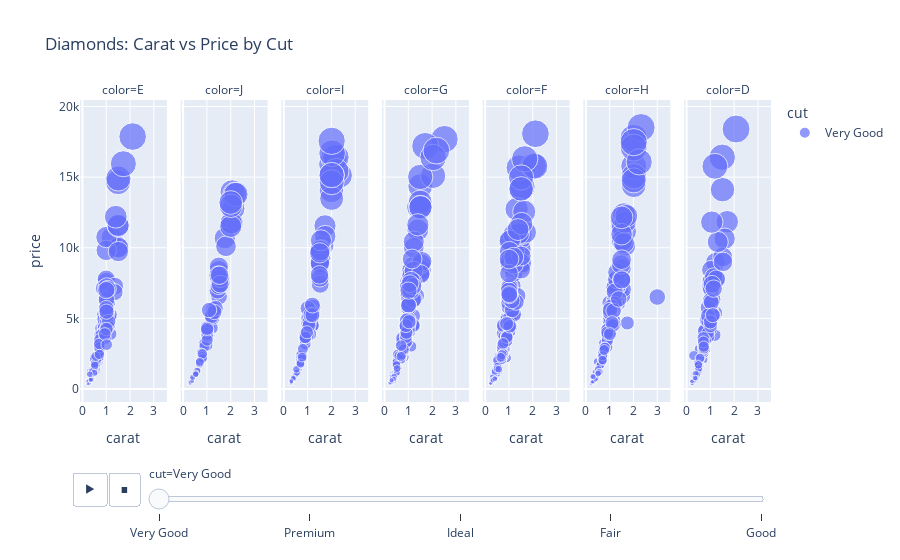

Source (notebook cell):
### Code cell
fig = px.scatter(
    df,
    x='carat',
    y='price',
    color='cut',              # Color points by cut
    size='price',             # Scale points by price
    facet_col='color',        # Split by color horizontally
    #facet_row='clarity',      # Split by clarity vertically
    animation_frame='cut',    # Animate by cut
    title='Diamonds: Carat vs Price by Cut'
)


# Save as interactive HTML (optional)
fig.write_html("./05_plotly/diamonds-2_scatter.html")

fig.show()

### Figure 1 — Plotly figure (JSON) as saved in the notebook; plotly's stock layout.template omitted (floating-point values rounded to 4 significant figures; data arrays with more than 128 entries replaced by an {"elided": "..."} marker saying what was removed)
{"data": [{"hovertemplate": "cut=Very Good<br>color=E<br>carat=%{x}<br>price=%{marker.size}<extra></extra>", "legendgroup": "Very Good", "marker": {"color": "#636efa", "size": {"elided": "217 int values"}, "sizemode": "area", "sizeref": 46.99, "symbol": "circle"}, "mode": "markers", "name": "Very Good", "orientation": "v", "showlegend": true, "type": "scatter", "x": {"elided": "217 float values"}, "xaxis": "x", "y": {"elided": "217 int values"}, "yaxis": "y"}, {"hovertemplate": "cut=Very Good<br>color=J<br>carat=%{x}<br>price=%{marker.size}<extra></extra>", "legendgroup": "Very Good", "marker": {"color": "#636efa", "size": [13948, 506, 1866, 11764, 4372, 7550, 1262, 12771, 10681, 891, 3088, 7637, 963, 11757, 4346, 4329, 596, 3225, 3024, 2031, 394, 3783, 1932, 3796, 10107, 6546, 2532, 13782, 6980, 1836, 3745, 7467, 2313, 1861, 7840, 990, 790, 5045, 8427, 5226, 7308, 3905, 5669, 1788, 11510, 13782, 1979, 2086, 506, 4153, 3462, 797, 1287, 8662, 5140, 7832, 5723, 4262, 8055, 718, 2175, 566, 7424, 5450, 8058, 1019, 12968, 2482, 828, 5588, 1907, 1106, 13203, 1044], "sizemode": "area", "sizeref": 46.99, "symbol": "circle"}, "mode": "markers", "name": "Very Good", "orientation": "v", "showlegend": false, "type": "scatter", "x": [2.06, 0.3, 0.72, 2.06, 1.09, 1.6, 0.6, 2.11, 1.75, 0.44, 1.01, 1.51, 0.5, 2.02, 1.01, 1.19, 0.4, 0.9, 0.9, 0.73, 0.3, 1.07, 0.71, 1.02, 1.8, 1.51, 0.77, 2.17, 1.45, 0.7, 1.02, 1.52, 0.82, 0.71, 1.5, 0.5, 0.39, 1.24, 1.5, 1.2, 1.5, 1.01, 1.27, 0.7, 2.0, 2.22, 0.71, 0.77, 0.3, 1.01, 1.01, 0.41, 0.59, 1.5, 1.2, 1.57, 1.36, 1.01, 1.47, 0.39, 0.82, 0.38, 1.56, 1.31, 1.53, 0.52, 2.01, 0.81, 0.4, 1.09, 0.7, 0.53, 2.0, 0.53], "xaxis": "x2", "y": [13948, 506, 1866, 11764, 4372, 7550, 1262, 12771, 10681, 891, 3088, 7637, 963, 11757, 4346, 4329, 596, 3225, 3024, 2031, 394, 3783, 1932, 3796, 10107, 6546, 2532, 13782, 6980, 1836, 3745, 7467, 2313, 1861, 7840, 990, 790, 5045, 8427, 5226, 7308, 3905, 5669, 1788, 11510, 13782, 1979, 2086, 506, 4153, 3462, 797, 1287, 8662, 5140, 7832, 5723, 4262, 8055, 718, 2175, 566, 7424, 5450, 8058, 1019, 12968, 2482, 828, 5588, 1907, 1106, 13203, 1044], "yaxis": "y2"}, {"hovertemplate": "cut=Very Good<br>color=I<br>carat=%{x}<br>price=%{marker.size}<extra></extra>", "legendgroup": "Very Good", "marker": {"color": "#636efa", "size": [10165, 2448, 558, 2329, 4375, 3709, 15919, 8974, 9467, 1356, 8758, 1190, 2391, 506, 737, 8794, 16363, 15086, 2021, 15122, 4455, 11554, 3120, 741, 16397, 4514, 10823, 1105, 14057, 1224, 15424, 15140, 1041, 2393, 5408, 905, 9664, 4933, 5148, 4175, 4171, 3766, 3880, 533, 442, 526, 3882, 3832, 5013, 2166, 1180, 9231, 589, 8918, 5789, 421, 4666, 505, 4728, 1763, 3220, 3764, 1035, 505, 7406, 1995, 2159, 805, 9759, 3464, 608, 5531, 16693, 9857, 1856, 5346, 4507, 9823, 17570, 1149, 730, 5712, 489, 3618, 407, 432, 8938, 5249, 13488, 14637, 5226, 9802, 7866, 5941, 489, 765, 10523, 1393, 3656, 2833, 561, 9640, 8081, 1795, 2262, 15145, 4018], "sizemode": "area", "sizeref": 46.99, "symbol": "circle"}, "mode": "markers", "name": "Very Good", "orientation": "v", "showlegend": false, "type": "scatter", "x": [1.67, 0.71, 0.31, 0.73, 1.01, 0.9, 2.01, 1.5, 1.51, 0.61, 1.51, 0.53, 0.77, 0.3, 0.4, 1.52, 2.11, 2.03, 0.7, 2.35, 1.2, 1.73, 0.9, 0.4, 2.19, 1.2, 1.74, 0.54, 2.0, 0.55, 2.2, 2.01, 0.52, 0.72, 1.2, 0.43, 1.52, 1.08, 1.14, 1.04, 1.01, 0.93, 0.9, 0.3, 0.3, 0.3, 1.11, 1.01, 1.02, 0.7, 0.57, 1.56, 0.32, 1.51, 1.23, 0.32, 1.01, 0.32, 1.07, 0.7, 0.9, 0.9, 0.5, 0.36, 1.53, 0.7, 0.77, 0.39, 1.5, 0.9, 0.3, 1.13, 2.03, 1.56, 0.7, 1.21, 1.06, 1.53, 2.01, 0.55, 0.43, 1.01, 0.31, 0.91, 0.3, 0.32, 1.52, 1.12, 2.01, 2.01, 1.2, 1.53, 1.52, 1.2, 0.31, 0.4, 1.56, 0.53, 0.9, 0.8, 0.32, 1.51, 1.5, 0.7, 0.77, 2.01, 0.97], "xaxis": "x3", "y": [10165, 2448, 558, 2329, 4375, 3709, 15919, 8974, 9467, 1356, 8758, 1190, 2391, 506, 737, 8794, 16363, 15086, 2021, 15122, 4455, 11554, 3120, 741, 16397, 4514, 10823, 1105, 14057, 1224, 15424, 15140, 1041, 2393, 5408, 905, 9664, 4933, 5148, 4175, 4171, 3766, 3880, 533, 442, 526, 3882, 3832, 5013, 2166, 1180, 9231, 589, 8918, 5789, 421, 4666, 505, 4728, 1763, 3220, 3764, 1035, 505, 7406, 1995, 2159, 805, 9759, 3464, 608, 5531, 16693, 9857, 1856, 5346, 4507, 9823, 17570, 1149, 730, 5712, 489, 3618, 407, 432, 8938, 5249, 13488, 14637, 5226, 9802, 7866, 5941, 489, 765, 10523, 1393, 3656, 2833, 561, 9640, 8081, 1795, 2262, 15145, 4018], "yaxis": "y3"}, {"hovertemplate": "cut=Very Good<br>color=G<br>carat=%{x}<br>price=%{marker.size}<extra></extra>", "legendgroup": "Very Good", "marker": {"color": "#636efa", "size": {"elided": "213 int values"}, "sizemode": "area", "sizeref": 46.99, "symbol": "circle"}, "mode": "markers", "name": "Very Good", "orientation": "v", "showlegend": false, "type": "scatter", "x": {"elided": "213 float values"}, "xaxis": "x4", "y": {"elided": "213 int values"}, "yaxis": "y4"}, {"hovertemplate": "cut=Very Good<br>color=F<br>carat=%{x}<br>price=%{marker.size}<extra></extra>", "legendgroup": "Very Good", "marker": {"color": "#636efa", "size": {"elided": "227 int values"}, "sizemode": "area", "sizeref": 46.99, "symbol": "circle"}, "mode": "markers", "name": "Very Good", "orientation": "v", "showlegend": false, "type": "scatter", "x": {"elided": "227 float values"}, "xaxis": "x5", "y": {"elided": "227 int values"}, "yaxis": "y5"}, {"hovertemplate": "cut=Very Good<br>color=H<br>carat=%{x}<br>price=%{marker.size}<extra></extra>", "legendgroup": "Very Good", "marker": {"color": "#636efa", "size": {"elided": "174 int values"}, "sizemode": "area", "sizeref": 46.99, "symbol": "circle"}, "mode": "markers", "name": "Very Good", "orientation": "v", "showlegend": false, "type": "scatter", "x": {"elided": "174 float values"}, "xaxis": "x6", "y": {"elided": "174 int values"}, "yaxis": "y6"}, {"hovertemplate": "cut=Very Good<br>color=D<br>carat=%{x}<br>price=%{marker.size}<extra></extra>", "legendgroup": "Very Good", "marker": {"color": "#636efa", "size": {"elided": "142 int values"}, "sizemode": "area", "sizeref": 46.99, "symbol": "circle"}, "mode": "markers", "name": "Very Good", "orientation": "v", "showlegend": false, "type": "scatter", "x": {"elided": "142 float values"}, "xaxis": "x7", "y": {"elided": "142 int values"}, "yaxis": "y7"}], "layout": {"annotations": [{"font": {}, "showarrow": false, "text": "color=E", "x": 0.06286, "xanchor": "center", "xref": "paper", "y": 1, "yanchor": "bottom", "yref": "paper"}, {"font": {}, "showarrow": false, "text": "color=J", "x": 0.2086, "xanchor": "center", "xref": "paper", "y": 1, "yanchor": "bottom", "yref": "paper"}, {"font": {}, "showarrow": false, "text": "color=I", "x": 0.3543, "xanchor": "center", "xref": "paper", "y": 1, "yanchor": "bottom", "yref": "paper"}, {"font": {}, "showarrow": false, "text": "color=G", "x": 0.5, "xanchor": "center", "xref": "paper", "y": 1, "yanchor": "bottom", "yref": "paper"}, {"font": {}, "showarrow": false, "text": "color=F", "x": 0.6457, "xanchor": "center", "xref": "paper", "y": 1, "yanchor": "bottom", "yref": "paper"}, {"font": {}, "showarrow": false, "text": "color=H", "x": 0.7914, "xanchor": "center", "xref": "paper", "y": 1, "yanchor": "bottom", "yref": "paper"}, {"font": {}, "showarrow": false, "text": "color=D", "x": 0.9371, "xanchor": "center", "xref": "paper", "y": 1, "yanchor": "bottom", "yref": "paper"}], "legend": {"itemsizing": "constant", "title": {"text": "cut"}, "tracegroupgap": 0}, "sliders": [{"active": 0, "currentvalue": {"prefix": "cut="}, "len": 0.9, "pad": {"b": 10, "t": 60}, "steps": [{"args": [["Very Good"], {"frame": {"duration": 0, "redraw": false}, "fromcurrent": true, "mode": "immediate", "transition": {"duration": 0, "easing": "linear"}}], "label": "Very Good", "method": "animate"}, {"args": [["Premium"], {"frame": {"duration": 0, "redraw": false}, "fromcurrent": true, "mode": "immediate", "transition": {"duration": 0, "easing": "linear"}}], "label": "Premium", "method": "animate"}, {"args": [["Ideal"], {"frame": {"duration": 0, "redraw": false}, "fromcurrent": true, "mode": "immediate", "transition": {"duration": 0, "easing": "linear"}}], "label": "Ideal", "method": "animate"}, {"args": [["Fair"], {"frame": {"duration": 0, "redraw": false}, "fromcurrent": true, "mode": "immediate", "transition": {"duration": 0, "easing": "linear"}}], "label": "Fair", "method": "animate"}, {"args": [["Good"], {"frame": {"duration": 0, "redraw": false}, "fromcurrent": true, "mode": "immediate", "transition": {"duration": 0, "easing": "linear"}}], "label": "Good", "method": "animate"}], "x": 0.1, "xanchor": "left", "y": 0, "yanchor": "top"}], "title": {"text": "Diamonds: Carat vs Price by Cut"}, "updatemenus": [{"buttons": [{"args": [null, {"frame": {"duration": 500, "redraw": false}, "fromcurrent": true, "mode": "immediate", "transition": {"duration": 500, "easing": "linear"}}], "label": "&#9654;", "method": "animate"}, {"args": [[null], {"frame": {"duration": 0, "redraw": false}, "fromcurrent": true, "mode": "immediate", "transition": {"duration": 0, "easing": "linear"}}], "label": "&#9724;", "method": "animate"}], "direction": "left", "pad": {"r": 10, "t": 70}, "showactive": false, "type": "buttons", "x": 0.1, "xanchor": "right", "y": 0, "yanchor": "top"}], "xaxis": {"anchor": "y", "domain": [0, 0.1257], "title": {"text": "carat"}}, "xaxis2": {"anchor": "y2", "domain": [0.1457, 0.2714], "matches": "x", "title": {"text": "carat"}}, "xaxis3": {"anchor": "y3", "domain": [0.2914, 0.4171], "matches": "x", "title": {"text": "carat"}}, "xaxis4": {"anchor": "y4", "domain": [0.4371, 0.5629], "matches": "x", "title": {"text": "carat"}}, "xaxis5": {"anchor": "y5", "domain": [0.5829, 0.7086], "matches": "x", "title": {"text": "carat"}}, "xaxis6": {"anchor": "y6", "domain": [0.7286, 0.8543], "matches": "x", "title": {"text": "carat"}}, "xaxis7": {"anchor": "y7", "domain": [0.8743, 1.0], "matches": "x", "title": {"text": "carat"}}, "yaxis": {"anchor": "x", "domain": [0, 1], "title": {"text": "price"}}, "yaxis2": {"anchor": "x2", "domain": [0, 1], "matches": "y", "showticklabels": false}, "yaxis3": {"anchor": "x3", "domain": [0, 1], "matches": "y", "showticklabels": false}, "yaxis4": {"anchor": "x4", "domain": [0, 1], "matches": "y", "showticklabels": false}, "yaxis5": {"anchor": "x5", "domain": [0, 1], "matches": "y", "showticklabels": false}, "yaxis6": {"anchor": "x6", "domain": [0, 1], "matches": "y", "showticklabels": false}, "yaxis7": {"anchor": "x7", "domain": [0, 1], "matches": "y", "showticklabels": false}}}
